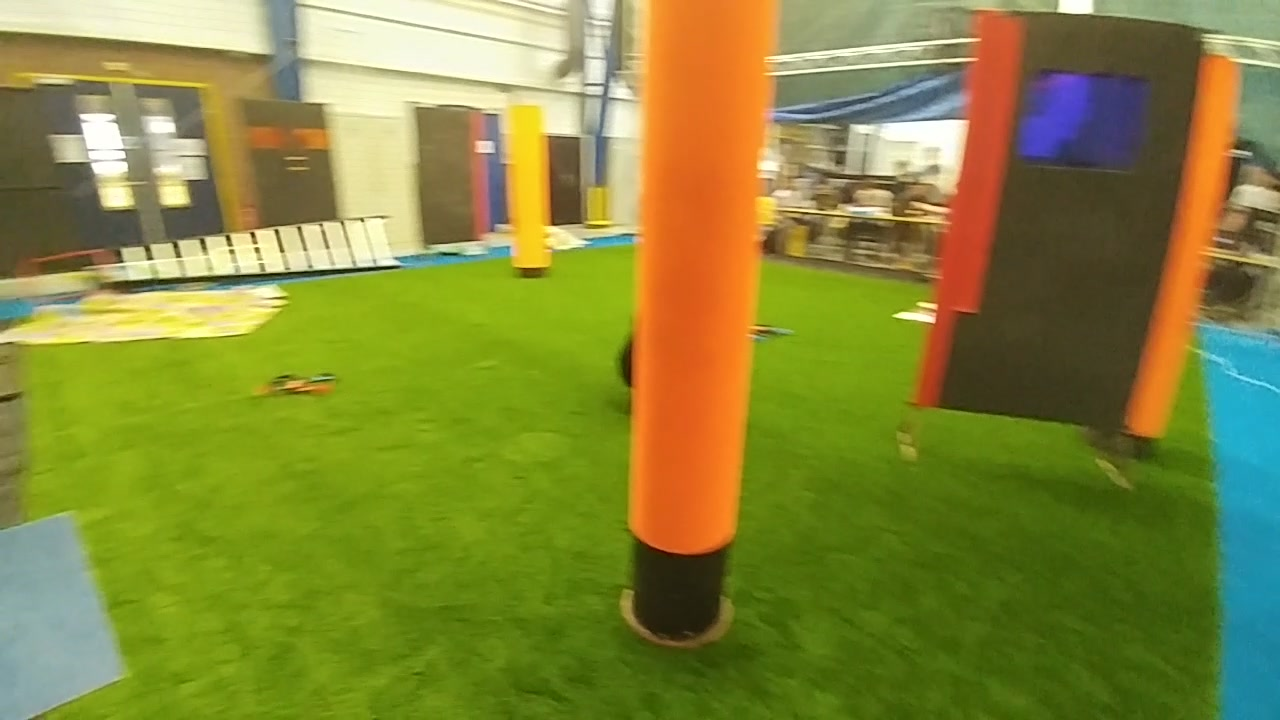
//> input picture Test/images/test.jpeg, 1280 x 720 px
$ ./test   (built with g++ and OpenCV 4)
//> lines starting //> are read from the running program, lines starting //| are printed output that depends on the picture; after the words box and inside, x2 and y2 are one past the last pixel; in counts of white or black regions, pixels touching at a corner belong together
#include <stdio.h>
#include <cv.h>
#include <math.h>
#include <highgui.h>
#include <iostream>
#include <typeinfo>

using namespace cv;
using namespace std;

#define pi 3.14159

long int sum_arr(int size, int arr[]);

int main(){
  Mat image;
  Mat planes[3];
  double pr, pg, pb;

  image = imread("../images/test.jpeg");
//> image is the input picture: 720 rows x 1280 cols, CV_8UC3; mean B, G, R 58, 136.4, 133.3
  if(! image.data )
  {
    cout <<  "Could not open or find the image" << std::endl ;
    return -1;
  }

  int H = image.rows;
  int W = image.cols;
  int _stride = image.step;

  split(image,planes);
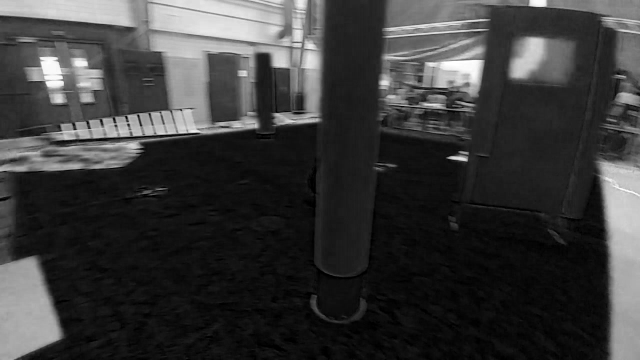
//> planes[0]: 720 rows x 1280 cols, CV_8UC1 (shown at 1/2 size); min 0, max 255, mean 58
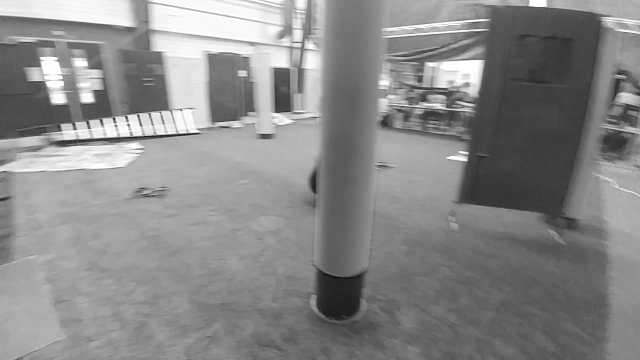
//> planes[1]: 720 rows x 1280 cols, CV_8UC1 (shown at 1/2 size); min 3, max 255, mean 136.4
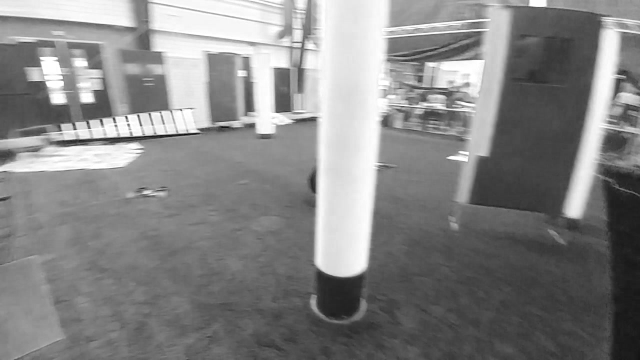
//> planes[2]: 720 rows x 1280 cols, CV_8UC1 (shown at 1/2 size); min 0, max 255, mean 133.3

  // Mat isgrass = planes[0];
  Mat isgrass(H, W, CV_8UC1, Scalar(0));

  for(int i = 0; i<H; i++){
    for(int j = 0; j<W; j++){
      Scalar pr = planes[0].at<uchar>(i,j);
      Scalar pg = planes[1].at<uchar>(i,j);
      Scalar pb = planes[2].at<uchar>(i,j);
      if((pg.val[0] > pr.val[0]+16)&&(pg.val[0] > pb.val[0]+16)&&(pg.val[0] > 72)){
        isgrass.at<uchar>(i,j) = 1;
      }
      else{
        isgrass.at<uchar>(i,j) = 0;
      }
    }
  }
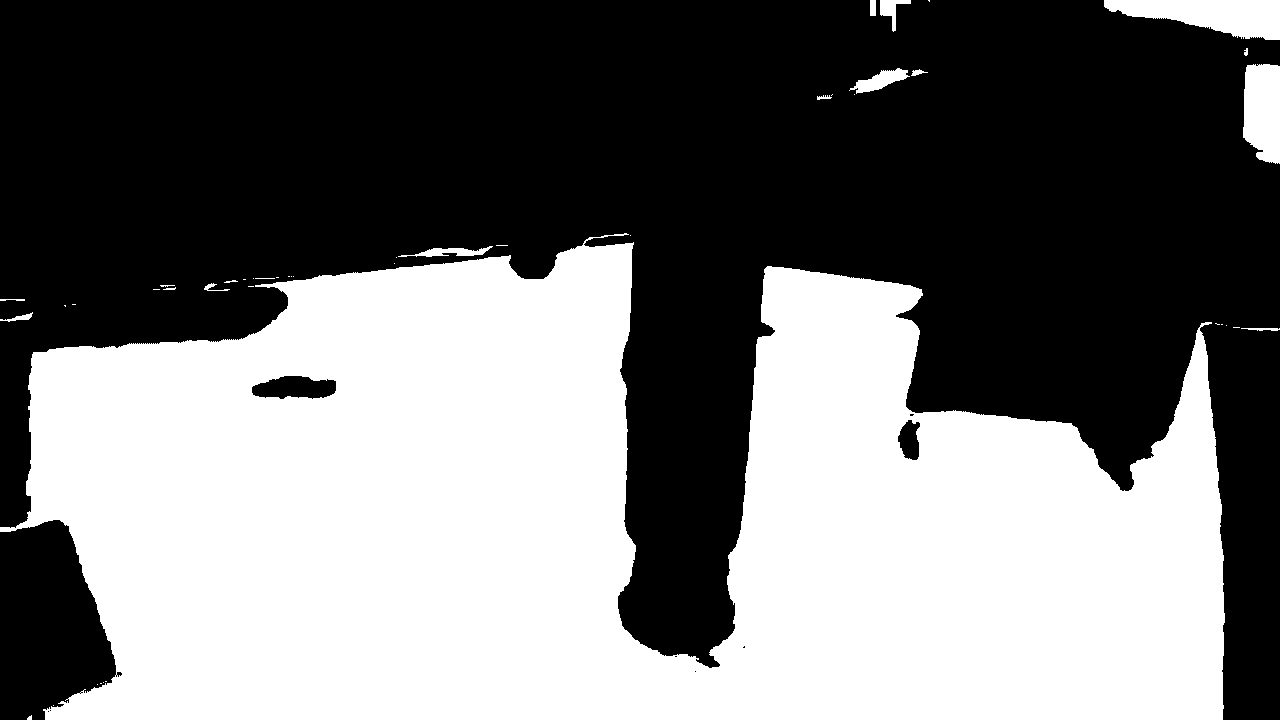
//> isgrass: 720 rows x 1280 cols, CV_8UC1; values 0 (black) and 1 (white), 45.9% white; 45 white regions (27 under 20 px), largest, box (x1, y1, x2, y2) and area: (0, 233, 1225, 720) 412817, (1104, 0, 1280, 40) 4517, (1243, 64, 1280, 164) 3228
//> after the loop, pr = 0; pg = 0; pb = 0

  for(int i = H; i >= floor(H/2);i=i-4){
    int temp[int(W/2.0)] ;
    for(int j = int(0.25*W); j<=int(0.75*W); j++){
      temp[j- int(0.25*W)] = 1 - isgrass.at<uchar>(i,j);
      cout <<temp[j- int(0.25*W)] <<endl;
    }
    long int S = sum_arr(int(W/2.0),temp);
    cout <<S/255<<endl;
  // [37 lines of commented-out code are left out]
  namedWindow( "Display window", WINDOW_AUTOSIZE );// Create a window for display.
  imshow( "Display window",isgrass);                 // Show our image inside it.
  waitKey(0);
  // [4 lines of commented-out code are left out]


  return 0;

}
//> (the program exits here)

$ run again, with Test/images/t2.jpeg copied over Test/images/test.jpeg
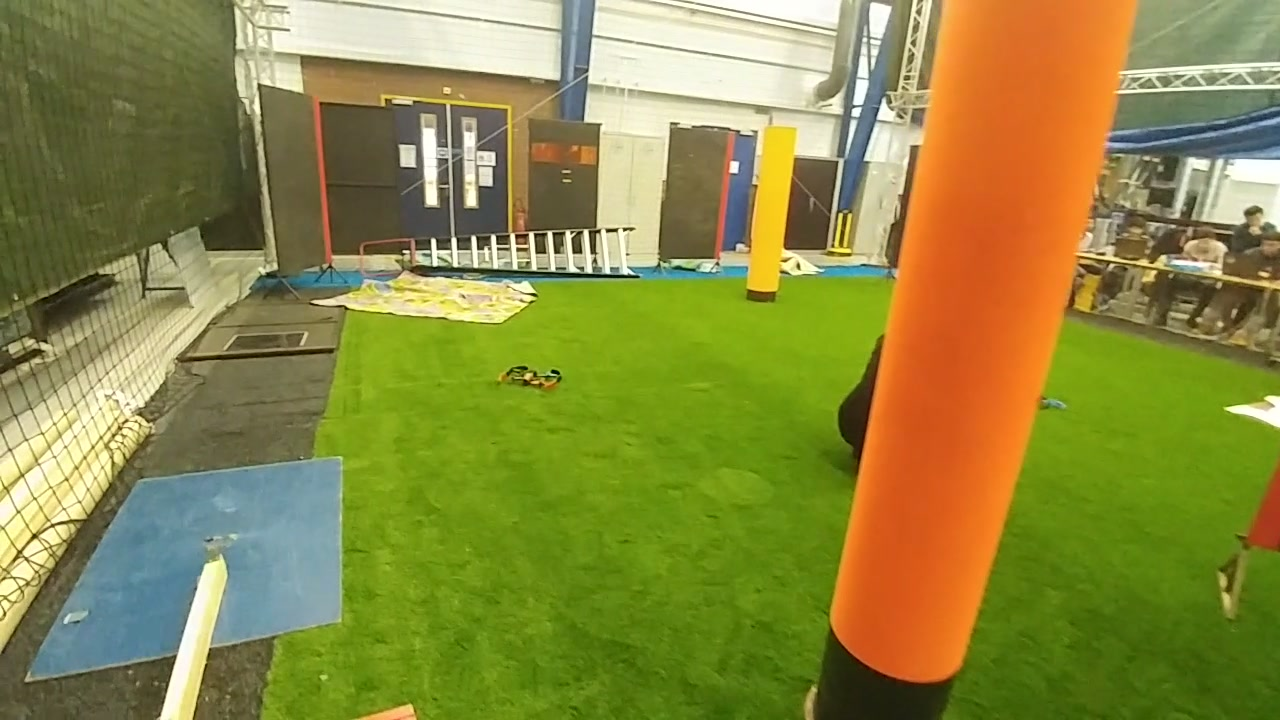
//> input picture Test/images/t2.jpeg, 1280 x 720 px
//> image is the input picture: 720 rows x 1280 cols, CV_8UC3; mean B, G, R 66.2, 137.5, 139.6
//> `split(image,planes);`:
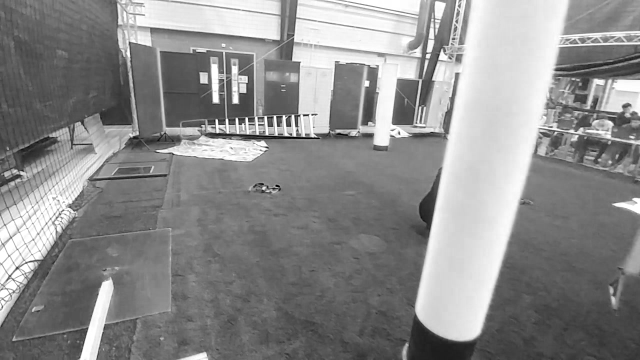
//> planes[2]: 720 rows x 1280 cols, CV_8UC1 (shown at 1/2 size); min 0, max 255, mean 139.6
//> after the loop `for(int i = 0; i<H; i++)`:
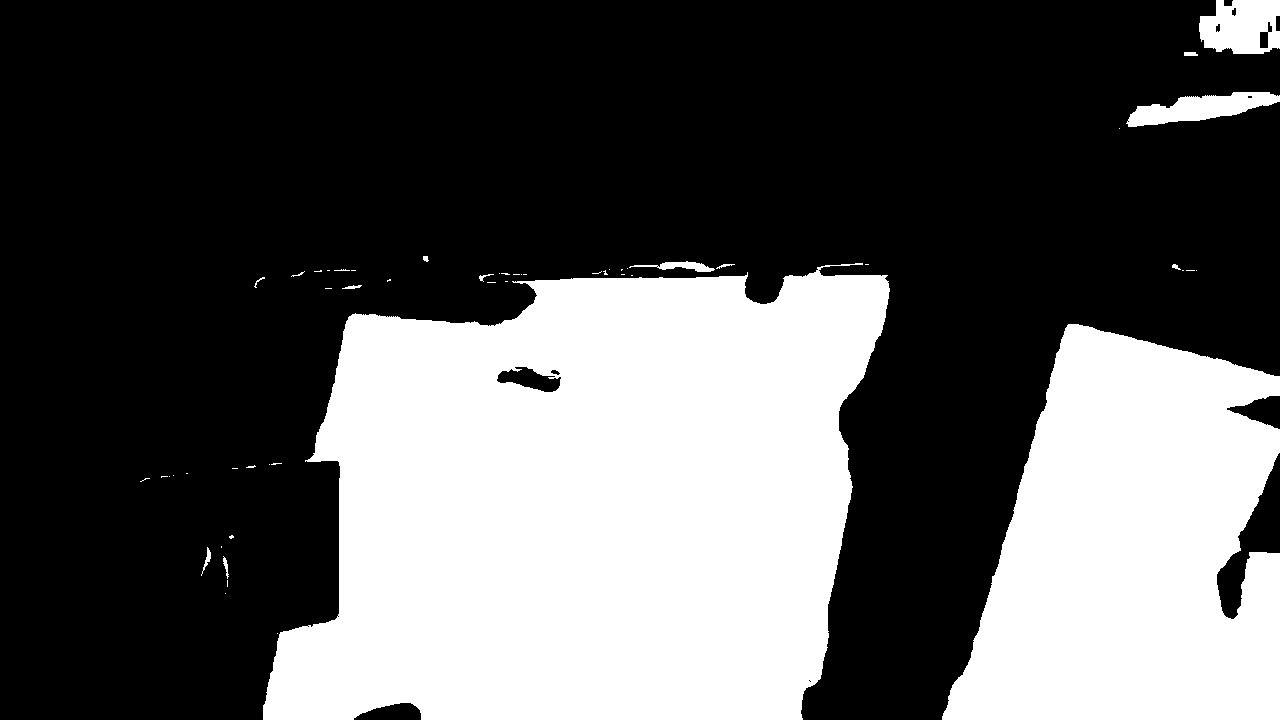
//> isgrass: 720 rows x 1280 cols, CV_8UC1; values 0 (black) and 1 (white), 35.4% white; 54 white regions (39 under 20 px), largest, box (x1, y1, x2, y2) and area: (263, 263, 890, 720) 221447, (942, 324, 1280, 720) 97756, (1199, 0, 1280, 54) 3496
//> after the loop `for(int i = 0; i<H; i++)`: pr = 0

$ run again, with Test/images/t3.jpeg copied over Test/images/test.jpeg
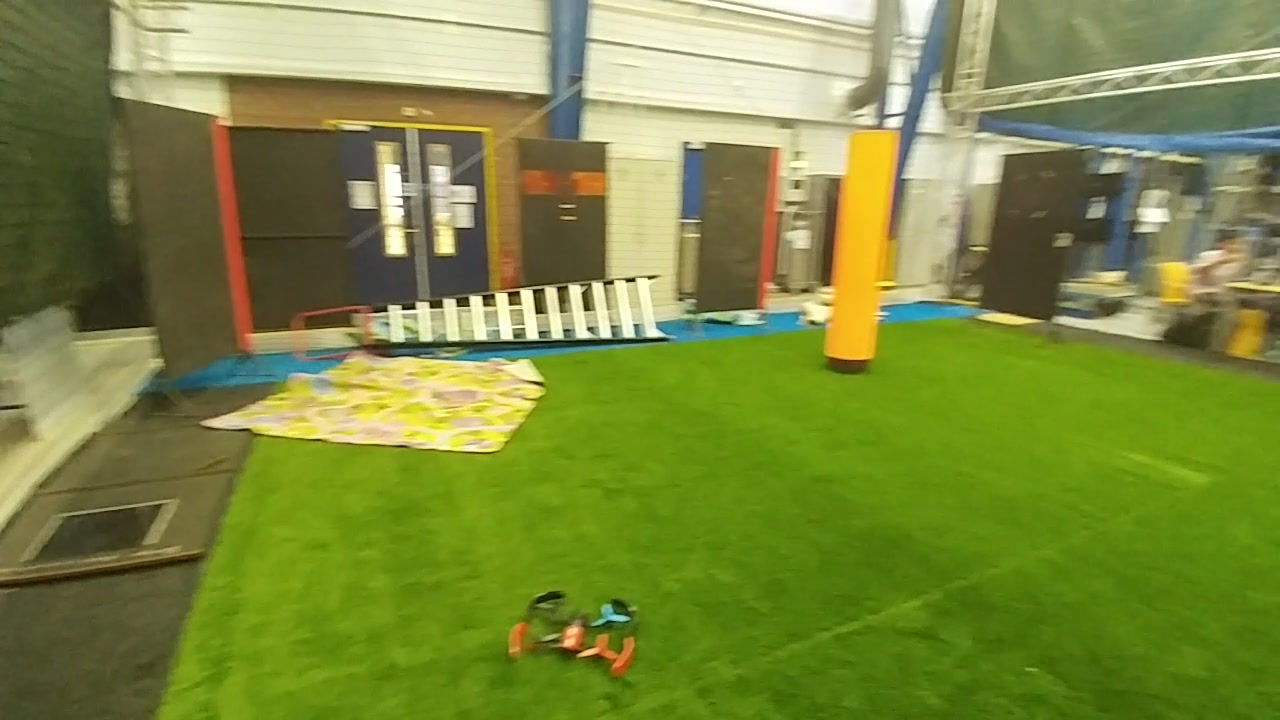
//> input picture Test/images/t3.jpeg, 1280 x 720 px
//> image is the input picture: 720 rows x 1280 cols, CV_8UC3; mean B, G, R 62.9, 137.6, 124.1
//> `split(image,planes);`:
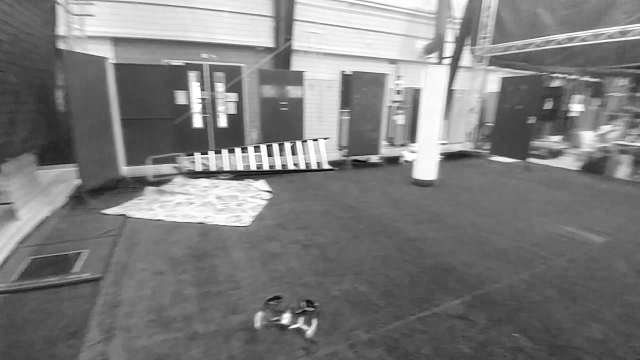
//> planes[2]: 720 rows x 1280 cols, CV_8UC1 (shown at 1/2 size); min 0, max 255, mean 124.1
//> after the loop `for(int i = 0; i<H; i++)`:
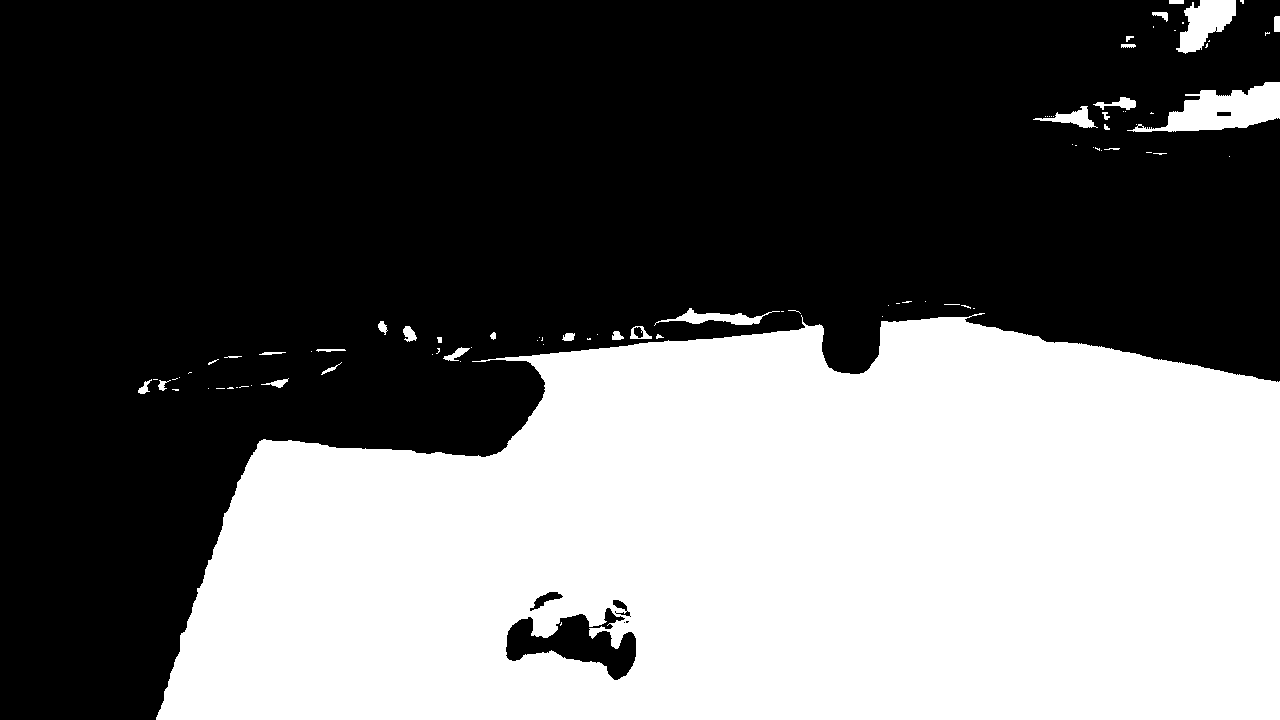
//> isgrass: 720 rows x 1280 cols, CV_8UC1; values 0 (black) and 1 (white), 40.6% white; 88 white regions (57 under 20 px), largest, box (x1, y1, x2, y2) and area: (156, 313, 1280, 720) 365287, (1127, 82, 1280, 132) 3884, (1176, 0, 1236, 54) 1854
//> after the loop `for(int i = 0; i<H; i++)`: pr = 0
